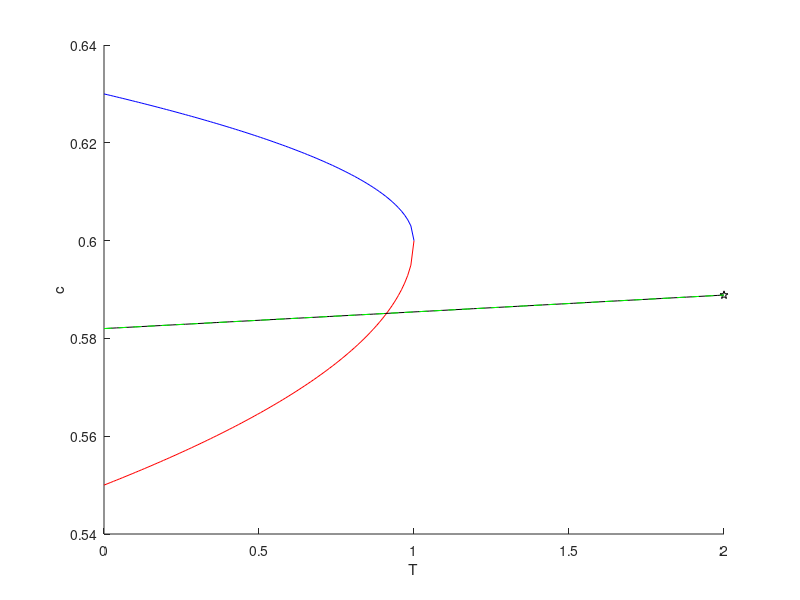
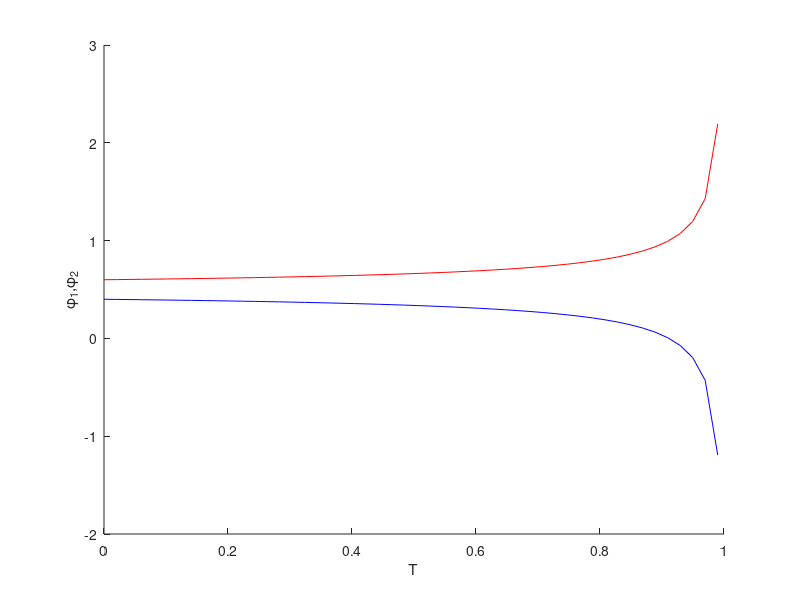

Write the MATLAB code that produced these figures, in order. (Note: this script raises an error after producing the figures.)
% some model for thermal expansion of the medium
a = @(phi) 1+0.1*phi;
b = @(phi) 0.01*phi;
rho = @(phi,T) a(phi)+b(phi).*T;
c_consistent = @(m,T) fzero( @(x) rho(x,T)/m-x ,0.5);

% parameters describing the shape of the phase boundary in the E-phi plane
c_left = 0.05;
c_right = 0.03;
Tstar = 1;
phistar = 0.6;

% left & right branches of the phase boundary in the E-phi plane
c1 = @(T) phistar - c_left*(Tstar-T).^(1/2);
c2 = @(T) phistar + c_right*(Tstar-T).^(1/2);

% u_i = V_i/N
% n_i = N_i/N
rho1 = @(T) rho(c1(T),T);
rho2 = @(T) rho(c2(T),T);
u1 = @(m,T) (c2(T)*m-rho2(T))./(c2(T).*rho1(T)-c1(T).*rho2(T)); % V1/N
u2 = @(m,T) (rho1(T)-c1(T)*m)./(c2(T).*rho1(T)-c1(T).*rho2(T)); % V2/N
c_LLPS = @(m,T) 1./(u1(m,T)+u2(m,T)); % N/V
phi1 = @(m,T) u1(m,T).*c_LLPS(m,T); % V1/V
phi2 = @(m,T) u2(m,T).*c_LLPS(m,T); % V2/V




% plot the binodal line
figure; hold on;
xlabel('T'); ylabel('c')
T = linspace(0,Tstar);
plot(T,c1(T),'r');
plot(T,c2(T),'b');
%ylim([min(c1(T)) max(c2(T))])
%xlim([min(T) max(T)])

% plot c vs T outside the binodal
T = linspace(0,2*Tstar);
m=1/0.55; % M/N ~ M/V V/N ~ rho/c ~ 1 / 0.6
c_experiment = zeros(size(T));
for i=1:length(T)
    c_experiment(i) = c_consistent(m,T(i));
end
plot(T(end),c_experiment(end),'kp')
plot(T,c_experiment,'k')

% plot c vs T inside the binodal
plot(T,c_LLPS(m,T),'g--')

figure; hold on;
xlabel('T'); ylabel('\phi_1,\phi_2')
%ylim([0,1])
Tllps = T(T<=Tstar);
plot(Tllps,phi1(m,Tllps),'r')
plot(Tllps,phi2(m,Tllps),'b')
yline(0)
yline(1)
xlim([min(T) max(T)])